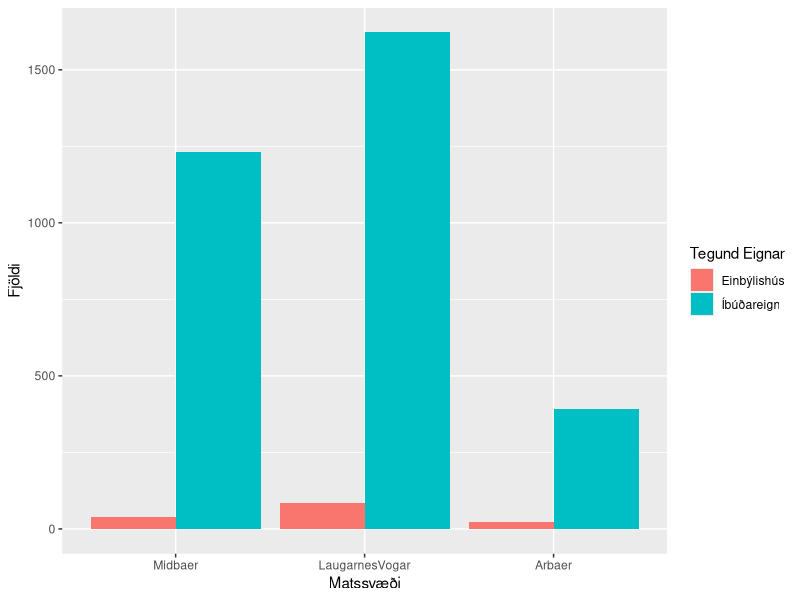
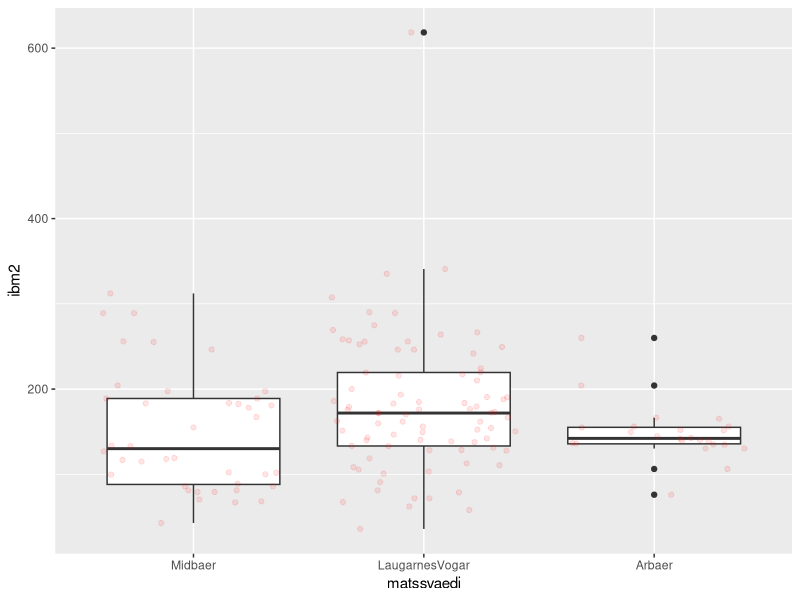
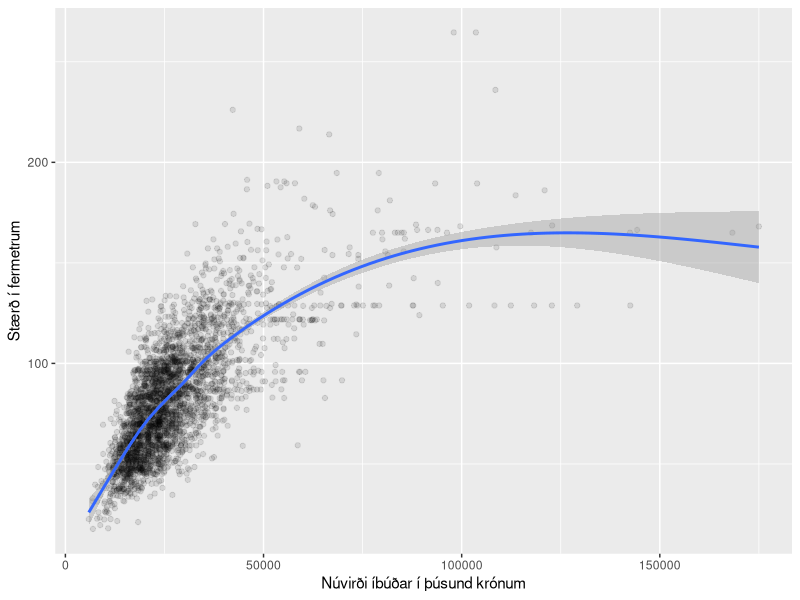
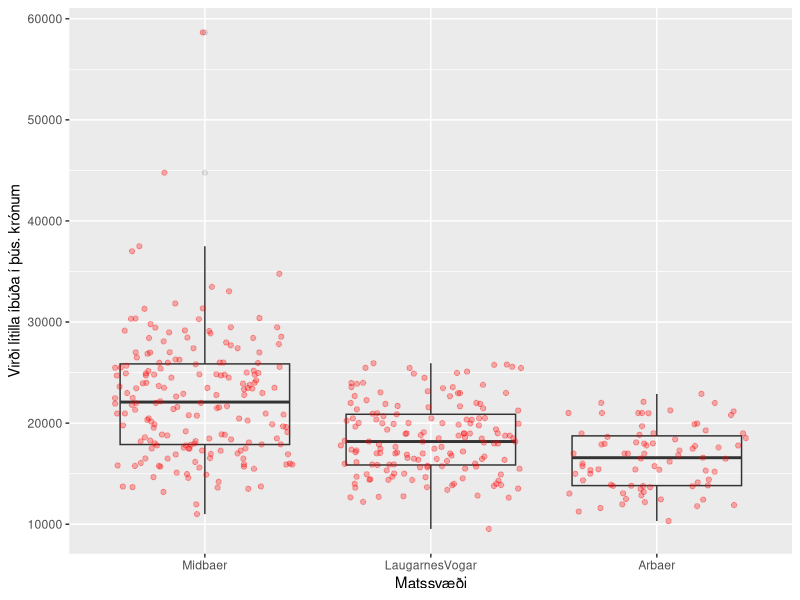

Source code (R) for these figures, in order:
## ---- chunk 1
knitr::opts_chunk$set(echo = TRUE)
library(dplyr)
library(ggplot2)
## ---- chunk 2
thv <- read.table("./data/husnaedi.txt", header = TRUE, sep = ";")
## ---- chunk 3
hverfi <- c(20, 100, 200)
thv <- filter(thv, thv$matssvaedi%in%hverfi)
## ---- chunk 4
str(thv)
##Eins og sjá má eru matssvæðin ranglega skilgreind sem tölugildi. Svo við breytum þeim í faktor og köllum matssvæðin nýjum nöfnum.
thv$matssvaedi <- as.factor(thv$matssvaedi)
levels(thv$matssvaedi) <- c("Midbaer", "LaugarnesVogar", "Arbaer")
str(thv)
## ---- chunk 5
plott1 <- 
  ggplot(aes(matssvaedi), data = thv) +
  geom_bar(position = "dodge", aes(fill = thv$teg_eign)) +

##X og Y labels
  xlab("Matssvæði") + ylab("Fjöldi") +

##Legend
  scale_fill_discrete(name = "Tegund Eignar")

plott1
## ---- chunk 6
einbylishus <- dplyr::filter(thv, teg_eign == "Einbýlishús")
plott2 <- 
  ggplot(aes(matssvaedi, ibm2), data = einbylishus) + geom_boxplot() + geom_jitter(alpha = 0.1, color = "red")

plott2
## ---- chunk 7
ibudir <- filter(thv, teg_eign == "Íbúðareign")
ggplot(aes(nuvirdi,ibm2), 
        data = ibudir)+
  ## How to plot
        geom_point(alpha=0.1)+
        geom_smooth()+ 
  ## X and Y labels
        xlab("Núvirði íbúðar í þúsund krónum") + ylab("Stærð í fermetrum")
## ---- chunk 8
litlar <- filter(ibudir, ibm2>=50 & ibm2 <=60)
ggplot(data = litlar, aes(matssvaedi, nuvirdi))+
  ## How to plot
        geom_boxplot(alpha=0.1)+
        geom_jitter(alpha = 0.3, color = "red")+
  ## X and Y labels
        xlab("Matssvæði") + ylab("Virði lítilla íbúða í þús. krónum")+
  scale_y_continuous(breaks = c(0,10000,20000,30000,40000,50000,60000))
